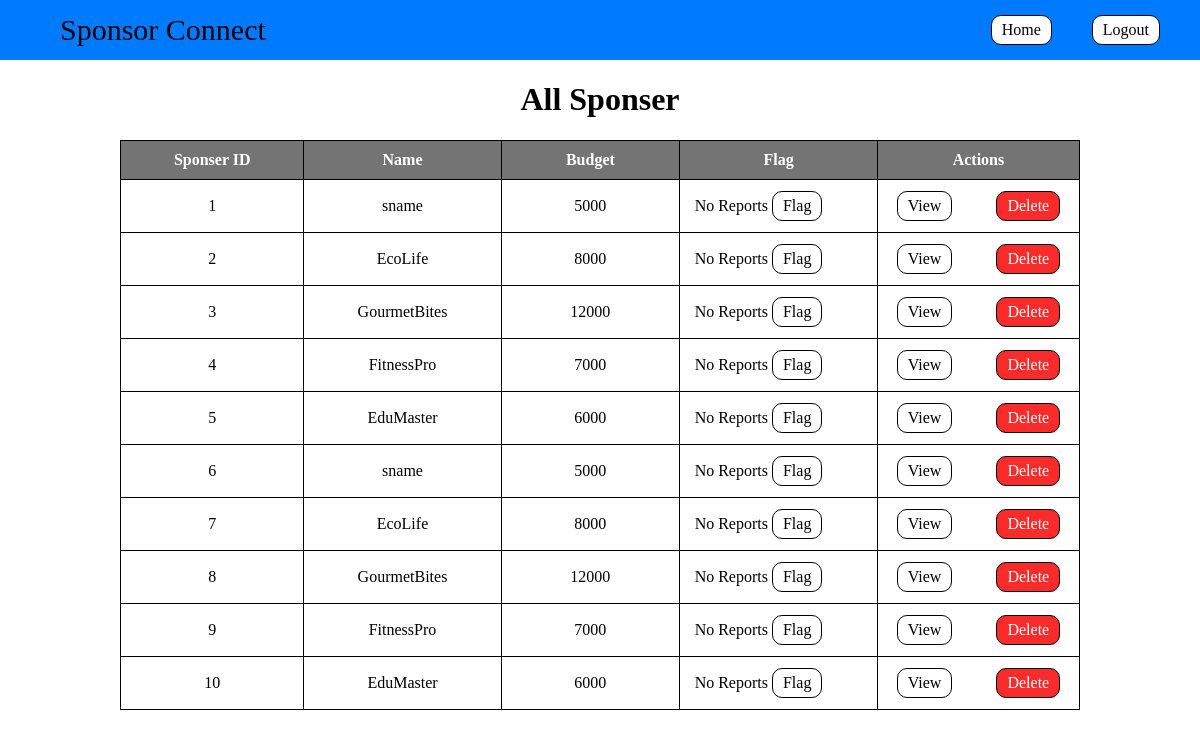
The app's page /viewsp/1/ with its own data.
### app.py (models this page shows)
class Sponser(db.Model):
    sid=db.Column(db.Integer, primary_key=True)
    name=db.Column(db.String(),nullable=False)
    password=db.Column(db.String(),nullable=False)
    budget=db.Column(db.Integer,nullable=False )
    flag=db.Column(db.Integer,nullable=False,default=0 ) #can be 0, 1 , 2

### app.py (the view)
@app.route('/viewsp/<int:aid>/')
def viewsp(aid):
    query=text("""Select * from sponser""")
    result=db.session.execute(query)
    sp_all=result.fetchall()
    return render_template("viewsp.html",aid=aid,sp_all=sp_all)

### templates/viewsp.html (shortened to what this page needs)
<!DOCTYPE html>
<html lang="en">
  <head>
    <link rel="stylesheet" href="{{ url_for('static', filename='css/viewsp.css') }}" />
  </head>
  <div id="top">
    <body>
        <p>Sponsor Connect</p>
        <a href="/admindash/{{ aid }}" class="disabled">Home</a>
        <a href="/">Logout</a>
    </div>
<h1> All Sponser</h1>
<div class="usertable">
<table>
    <tr>
        <th>Sponser ID</th>
        <th>Name</th>
        <th>Budget</th>
        <th>Flag</th>
        <th>Actions</th>
    </tr>
    {% for sp in sp_all %}
    <tr>
        <td>{{sp[0]}}</td>
        <td>{{sp[1]}}</td>
        <td>{{sp[3]}}</td>
        {% if sp[4]==0 %}
        <td >No Reports
            <a href="/flagspflag/{{aid}}/{{sp[0]}}">Flag</a></td>
        {% endif %}
        <td>
            <a href="/viewspcamp/{{aid}}/{{sp[0]}}">View</a>
            <a href="/deletesp/{{aid}}/{{sp[0]}}" id="delete">Delete</a>
        </td>
    </tr>
    {% endfor %}
</table>
</div>
</body>

### static/css/viewsp.css (style rules this page uses)
body { margin:0px }
div { margin: 0px; display:flex; color: rgb(0, 0, 0); align-items: center; justify-content: space-between; }
p { text-align: left; margin-left: 5%; font-size: 30px; }
div#top { background-color: #007bff; height: 60px; }
#top p { text-align: left; margin-left: 5%; font-size: 30px; }
a { display: inline-block; margin-right:40px; padding: 5px 10px; text-decoration: None; border: 1px solid black; border-radius:10px ; align-items: center; background-color: rgb(255, 255, 255); color: #000; }
.usertable { display: flex; justify-content: center; margin: 10%; margin-top: 0px; }
table { border-collapse: collapse; padding: 10px; }
th { background-color: #747474; color: white; padding: 10px; text-align: center; border: #000 solid 1px; width: 80vh; margin: 10px; }
td { border: #000 solid 1px; align-items: center; text-align: center; margin: 10px; }
tr { margin: 20px; }
p { margin: 10px; }
h1 { text-align: center; }
a#delete { background-color: rgb(250, 43, 43); color: rgb(255, 255, 255); margin:10px 0px ; }
.disabled { margin-left: auto; }

### records on screen
Sponser: sid "1", name "sname", budget "5000"
Sponser: sid "2", name "EcoLife", budget "8000"
Sponser: sid "3", name "GourmetBites", budget "12000"
Sponser: sid "4", name "FitnessPro", budget "7000"
Sponser: sid "5", name "EduMaster", budget "6000"
Sponser: sid "6", name "sname", budget "5000"
Sponser: sid "7", name "EcoLife", budget "8000"
Sponser: sid "8", name "GourmetBites", budget "12000"
Sponser: sid "9", name "FitnessPro", budget "7000"
Sponser: sid "10", name "EduMaster", budget "6000"
